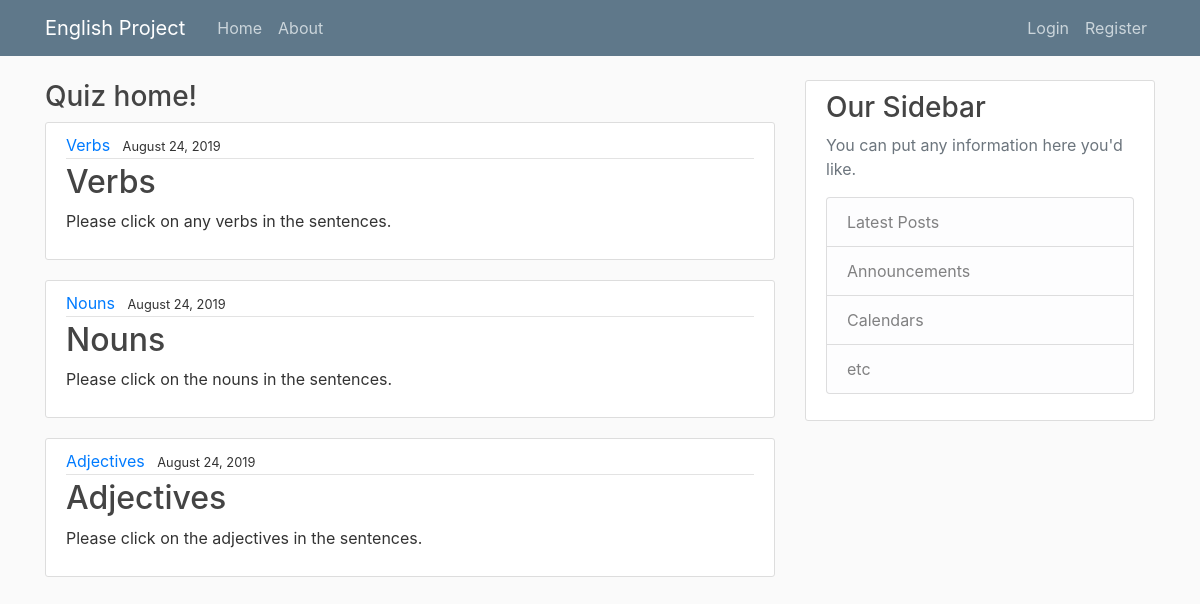
The app's page /quiz/ with its own data.
### quiz/models.py (models this page shows, shortened)
class Quiz(models.Model):
    title = models.CharField(max_length=100)
    instructions = models.TextField()
    date_posted = models.DateTimeField(default=timezone.now)
    author = models.ForeignKey(User, on_delete=models.CASCADE)

### quiz/views.py (the view)
# urls.py: 2. Add a URL to urlpatterns:  path('', views.home, name='home')
def home(request):
    context = {
        'quizzes': Quiz.objects.all()
    }
    return render(request, 'quiz/home.html', context)

### quiz/templates/quiz/home.html
{% extends "quiz/base.html" %}
{% block content %}
<h3>Quiz home!</h3>
    {% for quiz in quizzes %}
        <article class="media content-section">
            <div class="media-body">
                <div class="article-metadata">
                <a class="mr-2" href="#">{{ quiz.title }}</a>
                <small class='mr-2' href='#'>{{ quiz.date_posted|date:"F d, Y" }}</small>
                </div>
                <h2><a class="article-title" href="#">{{ quiz.title }}</a></h2>
                <p class="article-content">{{ quiz.instructions }}</p>
            </div>
        </article>
    {% endfor %}
{% endblock content %}

### quiz/templates/quiz/base.html (shortened to what this page needs)
{% load static %}
<!DOCTYPE html>
<html>
    <head>
    <link rel="stylesheet" href="https://maxcdn.bootstrapcdn.com/bootstrap/4.0.0/css/bootstrap.min.css">
    <link rel="stylesheet" type="text/css" href="{% static 'quiz/main.css' %}">
    </head>
    <body>
            <header class="site-header">
                    <nav class="navbar navbar-expand-md navbar-dark bg-steel fixed-top">
                      <div class="container">
                        <a class="navbar-brand mr-4" href="{% url 'quiz-home' %}">English Project</a>
                        <div class="collapse navbar-collapse" id="navbarToggle">
                          <div class="navbar-nav mr-auto">
                            <a class="nav-item nav-link" href="{% url 'quiz-home' %}">Home</a>
                            <a class="nav-item nav-link" href="{% url 'quiz-about' %}">About</a>
                          </div>
                          <div class="navbar-nav">
                            <a class="nav-item nav-link" href="#">Login</a>
                            <a class="nav-item nav-link" href="#">Register</a>
                          </div>
                        </div>
                      </div>
                    </nav>
                  </header>
                  <main role="main" class="container">
                        <div class="row">
                          <div class="col-md-8">
                            {% block content %}{% endblock %}
                          </div>
                          <div class="col-md-4">
                            <div class="content-section">
                              <h3>Our Sidebar</h3>
                              <p class='text-muted'>You can put any information here you'd like.
                                <ul class="list-group">
                                  <li class="list-group-item list-group-item-light">Latest Posts</li>
                                  <li class="list-group-item list-group-item-light">Announcements</li>
                                  <li class="list-group-item list-group-item-light">Calendars</li>
                                  <li class="list-group-item list-group-item-light">etc</li>
                                </ul>
                              </p>
                            </div>
                          </div>
                        </div>
                      </main>
    </body>
</html>

### quiz/static/quiz/main.css (style rules this page uses)
body { background: #fafafa; color: #333333; margin-top: 5rem; }
h1, h2, h3, h4, h5, h6 { color: #444444; }
ul { margin: 0; }
.bg-steel { background-color: #5f788a; }
.site-header .navbar-nav .nav-link { color: #cbd5db; }
.content-section { background: #ffffff; padding: 10px 20px; border: 1px solid #dddddd; border-radius: 3px; margin-bottom: 20px; }
.article-title { color: #444444; }
.article-content { white-space: pre-line; }
.article-metadata { padding-bottom: 1px; margin-bottom: 4px; border-bottom: 1px solid #e3e3e3 }

### records on screen
Quiz: title "Verbs", date_posted "August 24, 2019", instructions "Please click on any verbs in the sentences."
Quiz: title "Nouns", date_posted "August 24, 2019", instructions "Please click on the nouns in the sentences."
Quiz: title "Adjectives", date_posted "August 24, 2019", instructions "Please click on the adjectives in the sentences."
